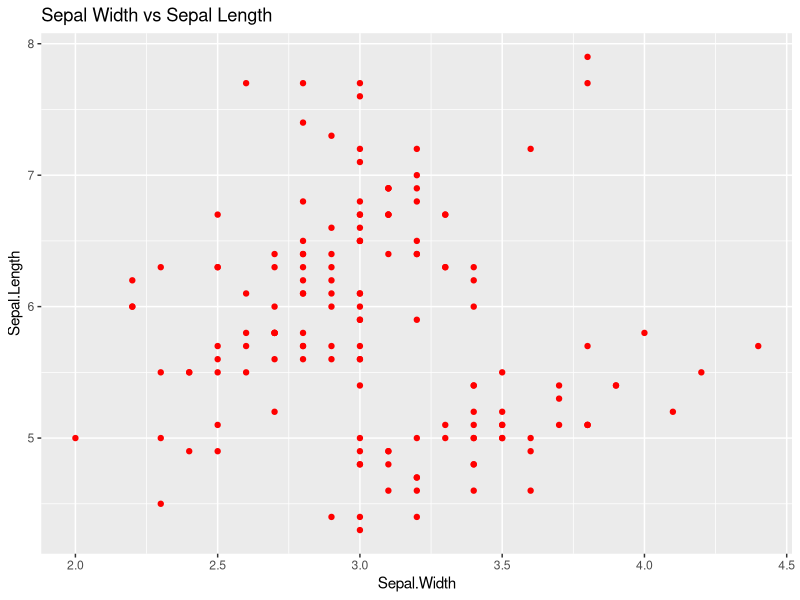
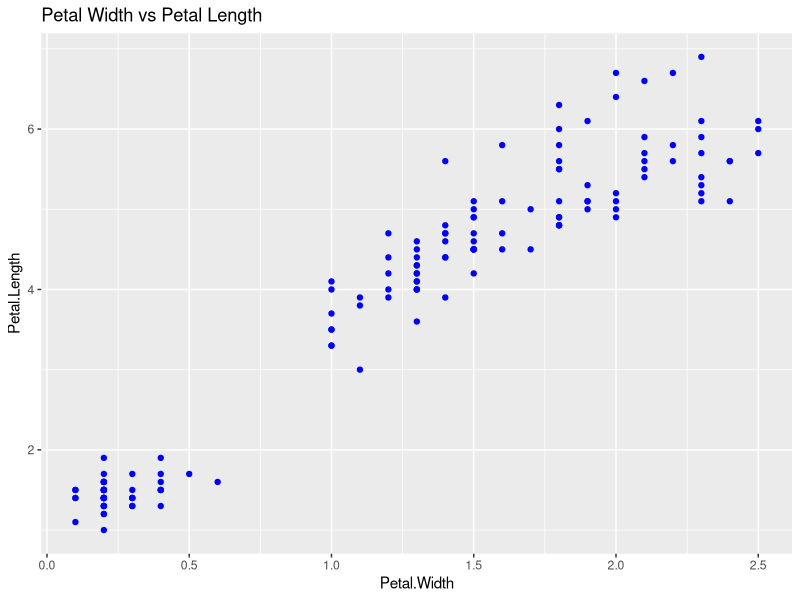
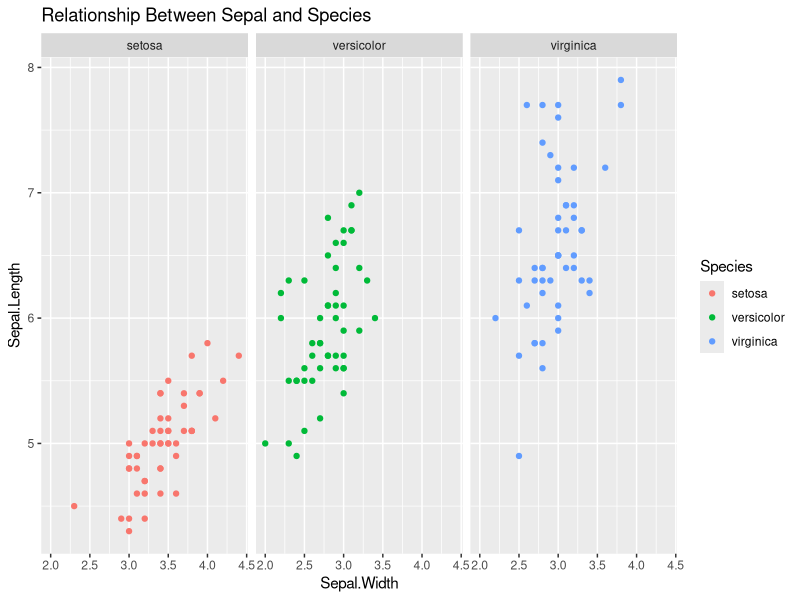
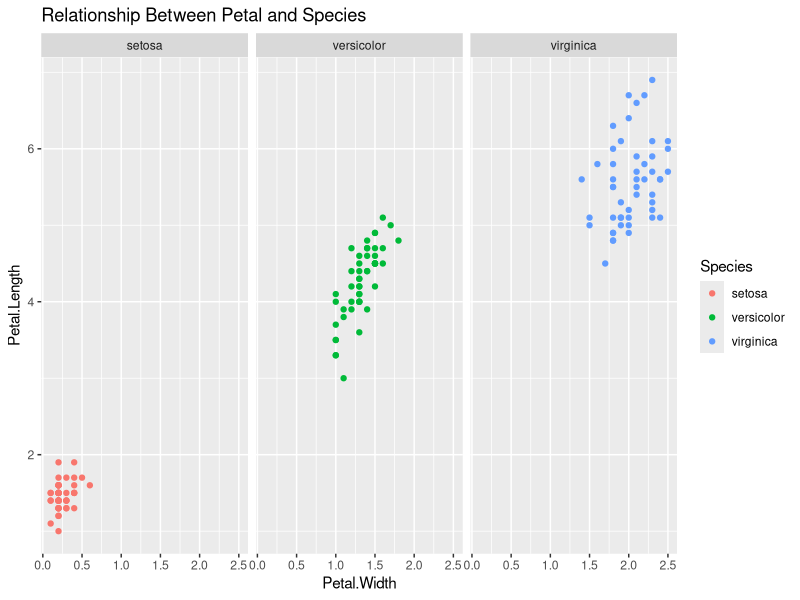
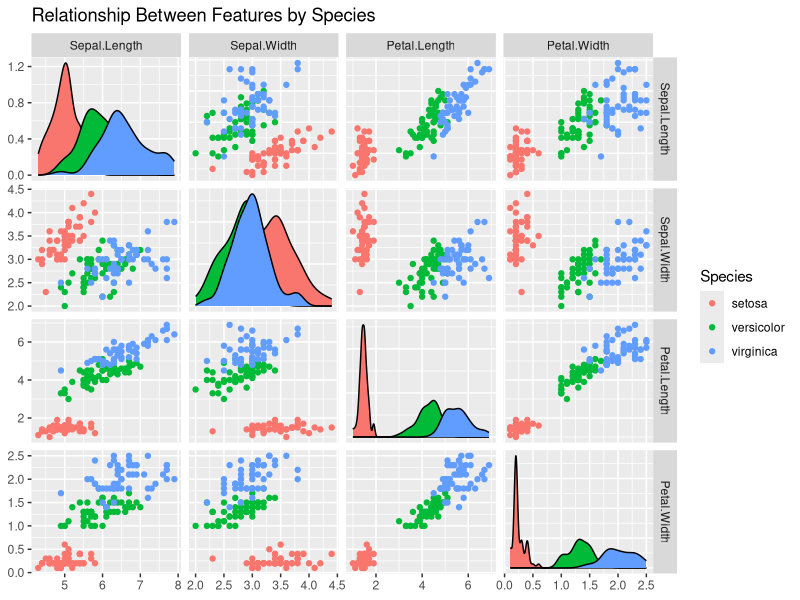

Write R code to recreate these figures, in order. (Note: this script raises an error after producing the figures.)
## ---- chunk 1
library(datasets)
library(dplyr)
library(ggplot2)
library(GGally)
library(caret)
## ---- chunk 2
iris <- datasets::iris
## ---- chunk 3
summary(iris)
## ---- chunk 4
iris %>% 
  group_by(Species) %>% summarize(
    mean(Sepal.Length), sd(Sepal.Length), min(Sepal.Length), max(Sepal.Length)
    )
## ---- chunk 5
iris %>% 
  group_by(Species) %>% summarize(
    mean(Sepal.Width), sd(Sepal.Width), min(Sepal.Width), max(Sepal.Width)
    )
## ---- chunk 6
iris %>% 
  group_by(Species) %>% summarize(
    mean(Petal.Length), sd(Petal.Length), min(Petal.Length), max(Petal.Length)
  )
## ---- chunk 7
iris %>% 
  group_by(Species) %>% summarize(
    mean(Petal.Width), sd(Petal.Width), min(Petal.Width), max(Petal.Width)
  )
## ---- chunk 8
ggplot(iris) +
  geom_point(aes(x=Sepal.Width, y=Sepal.Length), color="red") +
    labs(title = "Sepal Width vs Sepal Length")
## ---- chunk 9
ggplot(iris) +
  geom_point(aes(x=Petal.Width, y=Petal.Length), color="blue") +
  labs(title = "Petal Width vs Petal Length")
## ---- chunk 10
# Relationship Sepal and Species
ggplot(iris) +
  geom_point(aes(x=Sepal.Width, y=Sepal.Length, color=Species)) +
  facet_wrap(~Species) +
  labs(title = "Relationship Between Sepal and Species")
## ---- chunk 11
# Relationship Petal and Species
ggplot(iris) +
  geom_point(aes(x=Petal.Width, y=Petal.Length, color=Species)) +
  facet_wrap(~Species) +
  labs(title = "Relationship Between Petal and Species")
## ---- chunk 12
ggpairs(iris,
        columns = 1:4,
        aes(color = Species),
        upper = list(continuous = "points", combo = "box_no_facet"),
        legend = 2,
        title = "Relationship Between Features by Species"
        )
## ---- chunk 13
set.seed(100)

TrainingIndex <- createDataPartition(iris$Species, p=0.8, list = FALSE)
TrainingSet <- iris[TrainingIndex,]
TestingSet <- iris[-TrainingIndex,]
## ---- chunk 14
# Build Training Model
svmModel <- train(Species ~ ., data = TrainingSet,
               method = "svmPoly",
               na.action = na.omit,
               preProcess=c("scale","center"),
               trControl= trainControl(method="none"),
               tuneGrid = data.frame(degree=1,scale=1,C=1)
               )

# Build Cross Validation model
svmModel.cv <- train(Species ~ ., data = TrainingSet,
                  method = "svmPoly",
                  na.action = na.omit,
                  preProcess=c("scale","center"),
                  trControl= trainControl(method="cv", number=10),
                  tuneGrid = data.frame(degree=1,scale=1,C=1)
                  )
## ---- chunk 15
svmModel.training <- predict(svmModel, TrainingSet)
svmModel.cv <- predict(svmModel.cv, TrainingSet)
svmModel.testing <- predict(svmModel, TestingSet)
## ---- chunk 16
# Model performance
svmModel.training.confusion <- confusionMatrix(svmModel.training,
                                               TrainingSet$Species
                                               )
svmModel.cv.confusion <- confusionMatrix(svmModel.cv,
                                         TrainingSet$Species
                                         )
svmModel.testing.confusion <- confusionMatrix(svmModel.testing,
                                              TestingSet$Species
                                              )
## ---- chunk 17
# Print Confusion Matrix
print(svmModel.training.confusion)
print(svmModel.cv.confusion)
print(svmModel.testing.confusion)
## ---- chunk 18
# Feature importance
Importance <- varImp(svmModel)
plot(Importance, col = "red")
